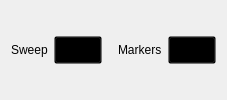
         <widget class="QWidget" name="optionsList" native="true">
          <property name="sizePolicy">
           <sizepolicy hsizetype="Preferred" vsizetype="Fixed">
            <horstretch>0</horstretch>
            <verstretch>0</verstretch>
           </sizepolicy>
          </property>
          <property name="minimumSize">
           <size>
            <width>0</width>
            <height>48</height>
           </size>
          </property>
          <property name="styleSheet">
           <string notr="true">QCheckBox {
  spacing: 8px;
  background-color: transparent;
  font-size: 14px;
  font-weight: bold;
}

QCheckBox::indicator {
  width: 14px;
  height: 14px;
  border: 2px solid rgb(74,100,255);
  border-radius: 4px;
}
QCheckBox::indicator:unchecked { background-color: transparent; }
QCheckBox::indicator:checked { background-color: rgb(74,100,255); }

QPushButton {
  width: 40px;
  height: 20px;
  background-color: transparent;
}
QPushButton:pressed { border-image: url(:/icons/setup_btn_checked.svg); }
QPushButton:!pressed { border-image: url(:/icons/setup_btn_unchecked.svg); }
QPushButton:hover:!pressed:!checked { border-image: url(:/icons/setup_btn_hover.svg); }
QPushButton:checked { border-image: url(:/icons/setup_btn_checked.svg); }</string>
          </property>
          <layout class="QHBoxLayout" name="horizontalLayout">
           <item>
            <widget class="QLabel" name="label_2">
             <property name="text">
              <string>Sweep</string>
             </property>
             <property name="general_settings_label" stdset="0">
              <bool>true</bool>
             </property>
            </widget>
           </item>
           <item>
            <widget class="adiscope::CustomPushButton" name="btnSweep">
             <property name="text">
              <string/>
             </property>
             <property name="checkable">
              <bool>true</bool>
             </property>
            </widget>
           </item>
           <item>
            <spacer name="horizontalSpacer_9">
             <property name="orientation">
              <enum>Qt::Horizontal</enum>
             </property>
             <property name="sizeType">
              <enum>QSizePolicy::Fixed</enum>
             </property>
             <property name="sizeHint" stdset="0">
              <size>
               <width>10</width>
               <height>10</height>
              </size>
             </property>
            </spacer>
           </item>
           <item>
            <widget class="QLabel" name="label_3">
             <property name="text">
              <string>Markers</string>
             </property>
             <property name="general_settings_label" stdset="0">
              <bool>true</bool>
             </property>
            </widget>
           </item>
           <item>
            <widget class="adiscope::CustomPushButton" name="btnMarkers">
             <property name="text">
              <string/>
             </property>
             <property name="checkable">
              <bool>true</bool>
             </property>
            </widget>
           </item>
          </layout>
         </widget>
